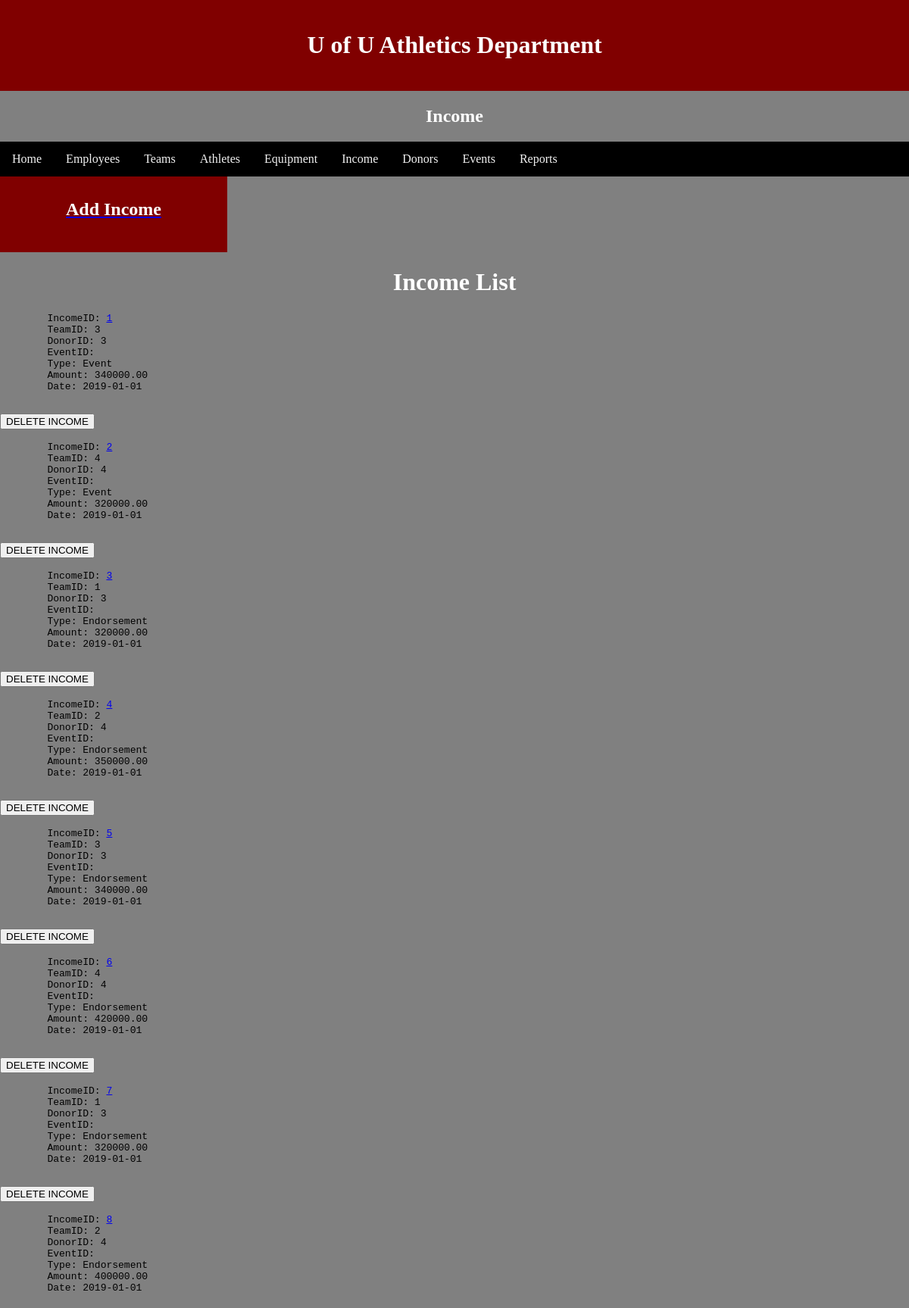
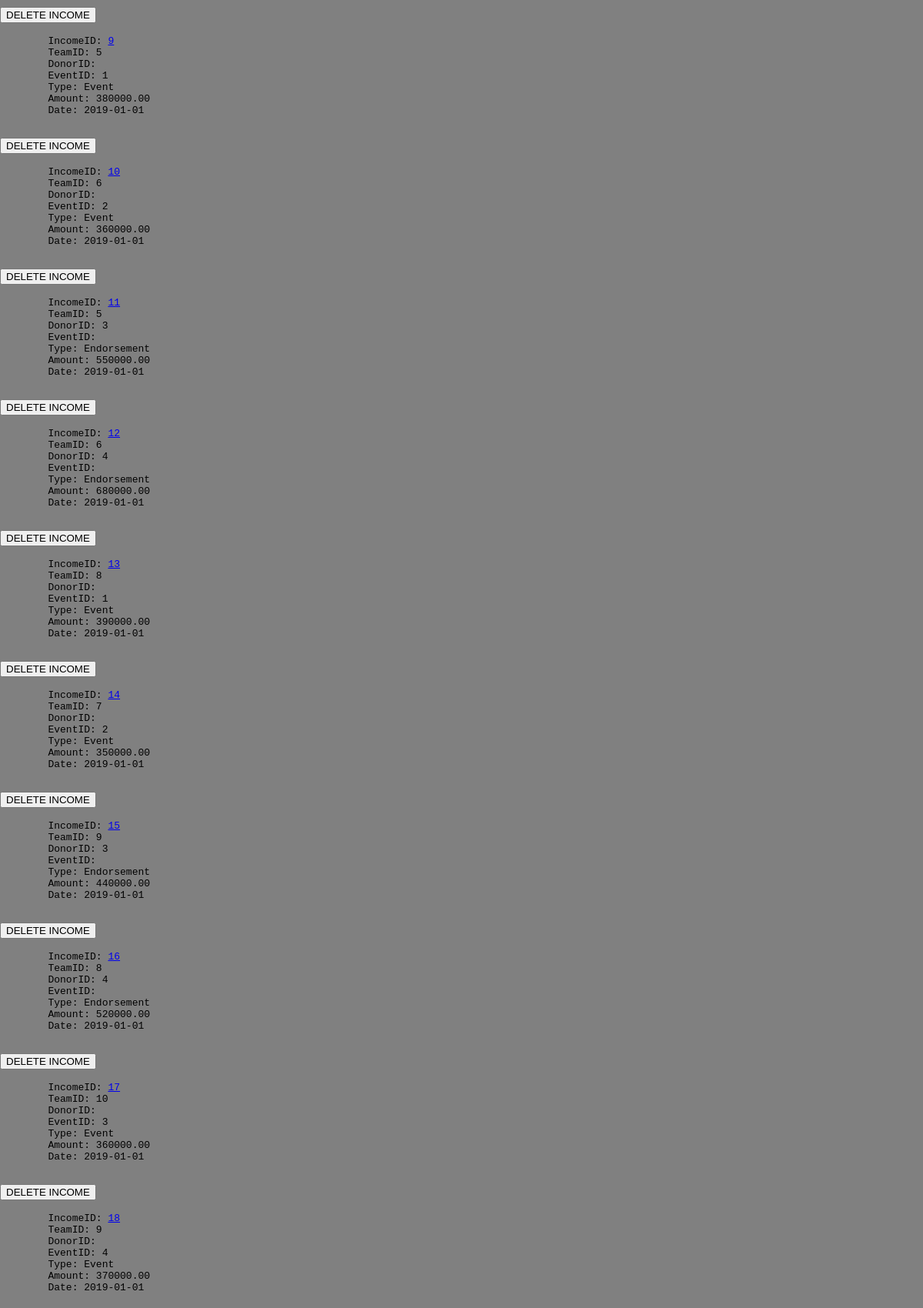
Screenshot of /Pages/Main/income.php (signed in, upper part) with the database file from the repository (2 pictures, top to bottom).
### tables this page shows
CREATE TABLE IF NOT EXISTS `income` (
  `IncomeID` int NOT NULL AUTO_INCREMENT,
  `TeamID` int DEFAULT NULL,
  `DonorID` int DEFAULT NULL,
  `EventID` int DEFAULT NULL,
  `Type` varchar(30) NOT NULL,
  `Amount` decimal(9,2) NOT NULL,
  `Date` date NOT NULL,
  PRIMARY KEY (`IncomeID`),
  KEY `FK_Income_TeamID` (`TeamID`),
  KEY `FK_Income_DonorID` (`DonorID`),
  KEY `FK_Income_EventID` (`EventID`)
);

### Pages/Main/income.php (the view, shortened to what this page needs)
<html>
	<head>
		<link rel='stylesheet' href='../../styles/projectstyles.css'>
	</head>
		<body>
			<?php
			require_once '../components/header.php';
			?>
		  <h2>Income</h2>
			<?php
			require_once '../components/topnav.php';
			?>
		<div>
		<div class="row">
		  <div class="column" style="background-color:maroon;">
			<a href="../add/add-income.php"><h2>Add Income</h2></a>
		  </div>
		</div>
			<h1>Income List</h1>
<?php
require_once '../../database/DBlogin.php';
$conn = new mysqli($hn, $un, $pw, $db);
$query = "SELECT * FROM income";
$result = $conn->query($query);
$rows = $result->num_rows;
for($j=0; $j<$rows; ++$j)
{
	$row = $result->fetch_array(MYSQLI_ASSOC);
echo <<<_END
	<pre>
	IncomeID: <a href='../update/update-income.php?IncomeID=$row[IncomeID]'>$row[IncomeID]</a>
	TeamID: $row[TeamID]
	DonorID: $row[DonorID]
	EventID: $row[EventID]
	Type: $row[Type]
	Amount: $row[Amount]
	Date: $row[Date]
	</pre>
	<form action='../delete/delete-income.php' method='post'>
		<input type='hidden' name='delete' value='yes'>
		<input type='hidden' name='IncomeID' value='$row[IncomeID]'>
		<input type='submit' value='DELETE INCOME'>
	</form>
_END;
}
?>
	</body>
</html>
<?php
require_once '../components/footer.php';
?>

### Styles/projectstyles.css (style rules this page uses)
body { background-color: gray; }
h1, h2 { color: white; text-align: center; }
* { box-sizing: border-box; }
.column { float: left; width: 25%; padding: 10px; height: 100px; }
.row:after { content: ""; display: table; clear: both; }
body { margin: 0; }

### rows the page displays
income: IncomeID "1", TeamID "3", DonorID "3", Type "Event", Amount "340000.00", Date "2019-01-01"
income: IncomeID "2", TeamID "4", DonorID "4", Type "Event", Amount "320000.00", Date "2019-01-01"
income: IncomeID "3", TeamID "1", DonorID "3", Type "Endorsement", Amount "320000.00", Date "2019-01-01"
income: IncomeID "4", TeamID "2", DonorID "4", Type "Endorsement", Amount "350000.00", Date "2019-01-01"
income: IncomeID "5", TeamID "3", DonorID "3", Type "Endorsement", Amount "340000.00", Date "2019-01-01"
income: IncomeID "6", TeamID "4", DonorID "4", Type "Endorsement", Amount "420000.00", Date "2019-01-01"
income: IncomeID "7", TeamID "1", DonorID "3", Type "Endorsement", Amount "320000.00", Date "2019-01-01"
income: IncomeID "8", TeamID "2", DonorID "4", Type "Endorsement", Amount "400000.00", Date "2019-01-01"
income: IncomeID "9", TeamID "5", EventID "1", Type "Event", Amount "380000.00", Date "2019-01-01"
income: IncomeID "10", TeamID "6", EventID "2", Type "Event", Amount "360000.00", Date "2019-01-01"
income: IncomeID "11", TeamID "5", DonorID "3", Type "Endorsement", Amount "550000.00", Date "2019-01-01"
income: IncomeID "12", TeamID "6", DonorID "4", Type "Endorsement", Amount "680000.00", Date "2019-01-01"
income: IncomeID "13", TeamID "8", EventID "1", Type "Event", Amount "390000.00", Date "2019-01-01"
income: IncomeID "14", TeamID "7", EventID "2", Type "Event", Amount "350000.00", Date "2019-01-01"
income: IncomeID "15", TeamID "9", DonorID "3", Type "Endorsement", Amount "440000.00", Date "2019-01-01"
income: IncomeID "16", TeamID "8", DonorID "4", Type "Endorsement", Amount "520000.00", Date "2019-01-01"
income: IncomeID "17", TeamID "10", EventID "3", Type "Event", Amount "360000.00", Date "2019-01-01"
income: IncomeID "18", TeamID "9", EventID "4", Type "Event", Amount "370000.00", Date "2019-01-01"
